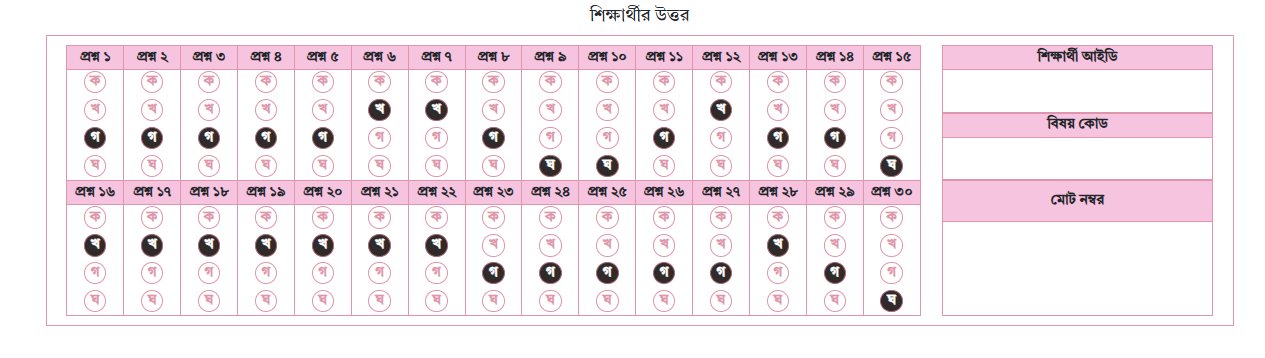
#> input picture omr5.png, 1265 x 358 px, found by its file name
$ python main-v-26.py
#> lines starting #> are read from the running program, lines starting #| are printed output that depends on the picture; after the words box and inside, x2 and y2 are one past the last pixel; in counts of white or black regions, pixels touching at a corner belong together
import cv2
import numpy as np
import os


def display_and_split_biggest_rectangle_part(image_path):
    """
    Loads an image, finds the biggest rectangular part, and splits it into
    the answer section and info section. It returns these as NumPy arrays
    along with the absolute bounding box of the info section (after initial cropping).
    """
    image = cv2.imread(image_path)

    if image is None:
        print(f"❌ Error: Could not load image from {image_path}")
        return None, None, None  # Return None for all parts on failure

    gray = cv2.cvtColor(image, cv2.COLOR_BGR2GRAY)
    _, thresh = cv2.threshold(gray, 200, 255, cv2.THRESH_BINARY_INV)

    contours, _ = cv2.findContours(thresh, cv2.RETR_EXTERNAL, cv2.CHAIN_APPROX_SIMPLE)

    biggest_rect = None
    max_area = 0

    for contour in contours:
        perimeter = cv2.arcLength(contour, True)
        approx = cv2.approxPolyDP(contour, 0.02 * perimeter, True)

        if len(approx) == 4 and cv2.contourArea(approx) > 1000:  # Filter by 4 vertices and minimum area
            x, y, w, h = cv2.boundingRect(approx)
            area = w * h
            if area > max_area:
                max_area = area
                biggest_rect = (x, y, w, h)

    info_section_abs_bbox = None  # Initialize to None

    if biggest_rect:
        x, y, w, h = biggest_rect
        rectangular_part = image[y:y + h, x:x + w]

        # Calculate coordinates for info section within the original image
        info_section_with_outer_abs_x = x + int(0.75 * w)
        info_section_with_outer_abs_y = y
        # The width of the info section is the remaining 25% of the biggest rect's width
        info_section_with_outer_abs_w = w - int(0.75 * w)
        info_section_with_outer_abs_h = h

        answer_section_with_outer = rectangular_part[:, 0:int(0.75 * w)]
        info_section_with_outer = rectangular_part[:, int(0.75 * w):]

        def crop_white_borders_with_offset(section_image, current_abs_x, current_abs_y):
            """
            Finds the main content within a section (removing white borders)
            and returns the cropped image along with its absolute bounding box.
            """
            if section_image is None or section_image.size == 0:
                return section_image, (current_abs_x, current_abs_y, 0, 0)  # Return empty and 0 bbox

            gray_section = cv2.cvtColor(section_image, cv2.COLOR_BGR2GRAY)
            _, thresh_section = cv2.threshold(gray_section, 200, 255, cv2.THRESH_BINARY_INV)
            contours_section, _ = cv2.findContours(thresh_section, cv2.RETR_EXTERNAL, cv2.CHAIN_APPROX_SIMPLE)

            if contours_section:
                # Find the largest contour within this section
                largest_contour_section = max(contours_section, key=cv2.contourArea)
                x_sec, y_sec, w_sec, h_sec = cv2.boundingRect(largest_contour_section)

                # Calculate absolute coordinates for the cropped section
                abs_x = current_abs_x + x_sec
                abs_y = current_abs_y + y_sec
                abs_w = w_sec
                abs_h = h_sec

                return section_image[y_sec:y_sec + h_sec, x_sec:x_sec + w_sec], (abs_x, abs_y, abs_w, abs_h)

            # If no contours found, return original section and its assumed absolute bbox
            return section_image, (current_abs_x, current_abs_y, section_image.shape[1], section_image.shape[0])

        # We don't need the bbox for the answer section for this task, so discard it
        answer_section_without_outer, _ = crop_white_borders_with_offset(answer_section_with_outer, 0, 0)

        # Get the info section cropped and its absolute bbox
        info_section_without_outer, info_section_abs_bbox = crop_white_borders_with_offset(
            info_section_with_outer, info_section_with_outer_abs_x, info_section_with_outer_abs_y
        )

        print("✅ Main sections extracted (in memory).")
        return answer_section_without_outer, info_section_without_outer, info_section_abs_bbox
    else:
        print("❌ No significant rectangle found. Try adjusting the threshold or contour area.")
        return None, None, None  # Return None for all parts on failure


def extract_info_sections(info_section_image, info_section_abs_bbox):
    """
    Extracts the 'শিক্ষার্থী আইডি', 'বিষয় কোড', and 'মোট নম্বর' sections
    from the info_section_image (NumPy array) and returns them as NumPy arrays
    along with their absolute bounding boxes in the original image.
    """
    if info_section_image is None or info_section_image.size == 0 or info_section_abs_bbox is None:
        print("❌ Error: Info section image or its bbox is empty or None.")
        return None, None, None, None, None, None  # Return None for all parts on failure

    img_height, img_width, _ = info_section_image.shape

    info_abs_x, info_abs_y, _, _ = info_section_abs_bbox  # Get absolute x,y of the info section

    # --- ADJUST THESE PERCENTAGES (relative to the info_section_image height) ---
    student_id_section_height_percentage = 0.25
    subject_code_section_height_percentage = 0.25

    student_id_start_y_rel = 0
    student_id_end_y_rel = int(img_height * student_id_section_height_percentage)

    subject_code_start_y_rel = student_id_end_y_rel
    subject_code_end_y_rel = subject_code_start_y_rel + int(img_height * subject_code_section_height_percentage)

    total_marks_start_y_rel = subject_code_end_y_rel
    total_marks_end_y_rel = img_height  # Ensure it goes to the end of the image

    student_id_part = None
    subject_code_part = None
    total_marks_part = None
    student_id_bbox = None
    subject_code_bbox = None
    total_marks_bbox = None

    if student_id_end_y_rel > student_id_start_y_rel:
        student_id_part = info_section_image[student_id_start_y_rel:student_id_end_y_rel, 0:img_width]
        # Calculate absolute bounding box for student ID part
        student_id_bbox = (info_abs_x, info_abs_y + student_id_start_y_rel, img_width,
                           student_id_end_y_rel - student_id_start_y_rel)
        print("✅ Student ID section extracted (in memory).")
    else:
        print("❌ Student ID section crop failed.")

    if subject_code_end_y_rel > subject_code_start_y_rel:
        subject_code_part = info_section_image[subject_code_start_y_rel:subject_code_end_y_rel, 0:img_width]
        # Calculate absolute bounding box for subject code part
        subject_code_bbox = (info_abs_x, info_abs_y + subject_code_start_y_rel, img_width,
                             subject_code_end_y_rel - subject_code_start_y_rel)
        print("✅ Subject Code section extracted (in memory).")
    else:
        print("❌ Subject Code section crop failed.")

    if total_marks_end_y_rel > total_marks_start_y_rel:
        total_marks_part = info_section_image[total_marks_start_y_rel:total_marks_end_y_rel, 0:img_width]
        # Calculate absolute bounding box for total marks part
        total_marks_bbox = (info_abs_x, info_abs_y + total_marks_start_y_rel, img_width,
                            total_marks_end_y_rel - total_marks_start_y_rel)
        print("✅ Total Marks section extracted (in memory).")
    else:
        print("❌ Total Marks section crop failed.")

    return student_id_part, subject_code_part, total_marks_part, student_id_bbox, subject_code_bbox, total_marks_bbox


def crop_top_percentage(image, percentage):
    """
    Crops the top 'percentage' of an image.
    """
    if image is None or image.size == 0:
        return image

    height, width, _ = image.shape
    crop_height = int(height * percentage)

    if crop_height >= height:
        print(
            f"⚠️ Warning: Crop height ({crop_height}) is greater than or equal to image height ({height}). Returning empty array.")
        return np.array([])  # Return empty if cropping would remove all content or more

    return image[crop_height:height, 0:width]


def split_answer_section_horizontally(answer_section_image, crop_percent_each_column=0.18):
    """
    Splits the answer_section_image (NumPy array) horizontally into two equal halves,
    and then each half into 15 columns. Then, crops the top 'crop_percent_each_column'
    from each of these 30 columns. Returns all these parts as a list of NumPy arrays.
    """
    if answer_section_image is None or answer_section_image.size == 0:
        print(f"❌ Error: Answer section image is empty or None.")
        return [], []  # Return empty lists on failure

    img_height, img_width, _ = answer_section_image.shape

    middle_y = img_height // 2

    top_half = answer_section_image[0:middle_y, 0:img_width]
    bottom_half = answer_section_image[middle_y:img_height, 0:img_width]

    print("✅ Answer section split into two halves (in memory).")

    num_columns = 15
    cropped_top_half_cols = []
    cropped_bottom_half_cols = []

    # Split top_half into 15 columns and then crop each
    top_half_cols = np.array_split(top_half, num_columns, axis=1)
    print(f"✅ Top half split into {len(top_half_cols)} columns.")
    for i, col_img in enumerate(top_half_cols):
        cropped_col = crop_top_percentage(col_img, crop_percent_each_column)
        if cropped_col.size > 0:
            cropped_top_half_cols.append(cropped_col)
        else:
            print(f"⚠️ Warning: Top Half Col {i + 1} became empty after {crop_percent_each_column * 100}% top crop.")

    # Split bottom_half into 15 columns and then crop each
    bottom_half_cols = np.array_split(bottom_half, num_columns, axis=1)
    print(f"✅ Bottom half split into {len(bottom_half_cols)} columns.")
    for i, col_img in enumerate(bottom_half_cols):
        cropped_col = crop_top_percentage(col_img, crop_percent_each_column)
        if cropped_col.size > 0:
            cropped_bottom_half_cols.append(cropped_col)
        else:
            print(f"⚠️ Warning: Bottom Half Col {i + 1} became empty after {crop_percent_each_column * 100}% top crop.")

    return cropped_top_half_cols, cropped_bottom_half_cols


def split_and_count_black_pixels_in_parts(column_image, num_parts=4, black_pixel_threshold=50):
    """
    Splits a single column image horizontally into 'num_parts' equal parts
    and counts the number of 'black' pixels in each part.
    'black_pixel_threshold' defines what intensity value is considered black (0-255).
    """
    if column_image is None or column_image.size == 0:
        print("❌ Error: Empty column image provided for splitting and counting.")
        return []

    gray_column = cv2.cvtColor(column_image, cv2.COLOR_BGR2GRAY)

    height, width = gray_column.shape
    part_height = height // num_parts
    black_pixel_counts = []

    for i in range(num_parts):
        start_y = i * part_height
        end_y = (i + 1) * part_height

        # Ensure the last part takes any remaining pixels due to integer division
        if i == num_parts - 1:
            end_y = height

        part = gray_column[start_y:end_y, 0:width]

        if part.size > 0:
            black_pixels = np.sum(part < black_pixel_threshold)
            black_pixel_counts.append(int(black_pixels))
        else:
            black_pixel_counts.append(0)

    return black_pixel_counts


def get_answer_from_counts(pixel_counts, sensitivity_threshold=20):
    """
    Determines the selected answer (1-4) based on black pixel counts.
    Assumes the highest count indicates the answer.
    'sensitivity_threshold' is the minimum pixel count to consider a bubble filled.
    """
    if not pixel_counts:
        return None

    max_pixels = 0
    selected_answer_index = -1

    for i, count in enumerate(pixel_counts):
        if count > max_pixels and count >= sensitivity_threshold:
            max_pixels = count
            selected_answer_index = i

    if selected_answer_index != -1:
        return selected_answer_index + 1  # Convert 0-indexed to 1-indexed answer
    else:
        return None  # Or 'Unmarked'


# === Main execution block ===
if __name__ == "__main__":
    original_omr_image_path = "omr5.png"  # Your original OMR image file

    print("--- Starting OMR Sheet Processing ---")

    # Load the original image once to draw on it later
    original_image_for_display = cv2.imread(original_omr_image_path)
#> original_image_for_display is the input picture: shape (358, 1265, 3); mean B, G, R 238.9, 234.2, 244.9
    if original_image_for_display is None:
        print(f"❌ Error: Could not load original image from {original_omr_image_path} for display. Exiting.")
        exit()

        # Step 1: Get the main answer and info sections (now also returns info_section_abs_bbox)
    answer_section_img, info_section_img, info_section_abs_bbox = display_and_split_biggest_rectangle_part(
        original_omr_image_path)
#> in display_and_split_biggest_rectangle_part, `_, thresh = cv2.threshold(gray, 200, 255, cv2.THRESH_BINARY_INV)`:
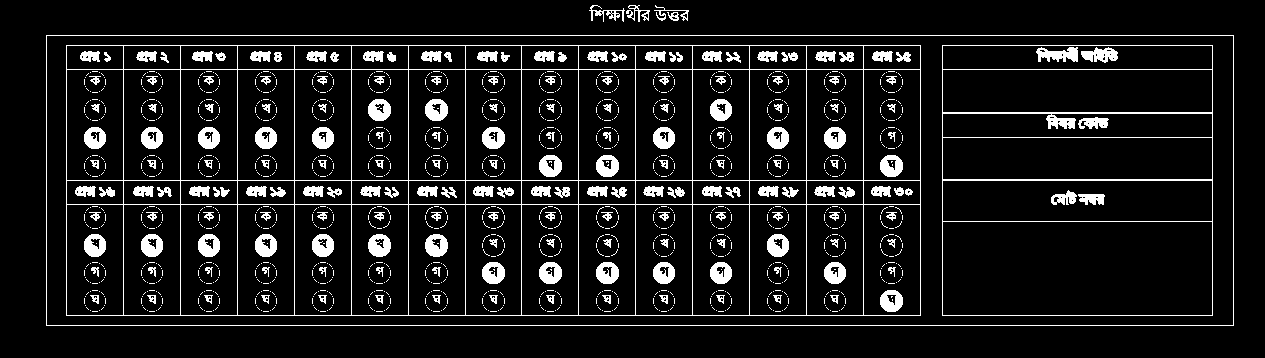
#> thresh: shape (358, 1265); 9.6% white; 1585 white regions (1389 under 20 px)
#> in display_and_split_biggest_rectangle_part, `contours, _ = cv2.findContours(thresh, cv2.RETR_EXTERNAL, cv2.CHAIN_AP..`: contours = 5 contours; box (x1, y1, x2, y2) and area: (46, 35, 1234, 326) 344230, (589, 5, 625, 22) 130, (626, 5, 650, 22) 106, (654, 5, 689, 21) 64, (667, 12, 679, 21) 56
#> the loop in display_and_split_biggest_rectangle_part, `for contour in contours:` made 5 passes
#> (perimeter, approx, x, y, w, h, area, max_area) on pass 1: (2954, [[46, 35], [46, 325], [1233, 325], [1233, 35]], 46, 35, 1188, 291, 345708, 345708)
#> after the loop in display_and_split_biggest_rectangle_part, `for contour in contours:`: max_area = 345708
#> in display_and_split_biggest_rectangle_part, `rectangular_part = image[y:y + h, x:x + w]`:
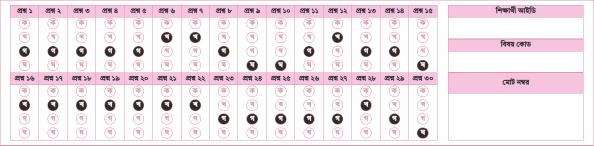
#> rectangular_part: shape (291, 1188, 3) (shown at 1/2 size); mean B, G, R 234.1, 228.1, 242.1
#> in display_and_split_biggest_rectangle_part, `info_section_with_outer_abs_x = x + int(0.75 * w)`: info_section_with_outer_abs_x = 937
#> in display_and_split_biggest_rectangle_part, `info_section_with_outer_abs_y = y`: info_section_with_outer_abs_y = 35
#> in display_and_split_biggest_rectangle_part, `info_section_with_outer_abs_w = w - int(0.75 * w)`: info_section_with_outer_abs_w = 297
#> in display_and_split_biggest_rectangle_part, `info_section_with_outer_abs_h = h`: info_section_with_outer_abs_h = 291
#> in crop_white_borders_with_offset, `_, thresh_section = cv2.threshold(gray_section, 200, 255, cv2.THRESH_B..`:
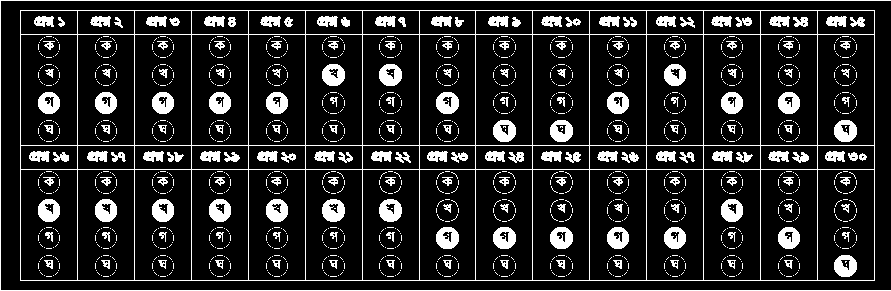
#> thresh_section: shape (291, 891); 14.4% white; 1575 white regions (1389 under 20 px)
#> in crop_white_borders_with_offset, `contours_section, _ = cv2.findContours(thresh_section, cv2.RETR_EXTERN..`: contours_section = 2 contours, 1 with area under 20; largest, box (x1, y1, x2, y2) and area: (20, 10, 875, 281) 230580
#> in crop_white_borders_with_offset, `largest_contour_section = max(contours_section, key=cv2.contourArea)`: largest_contour_section = [[20, 10], [20, 280], [874, 280], [874, 10]]
#> in crop_white_borders_with_offset, `x_sec, y_sec, w_sec, h_sec = cv2.boundingRect(largest_contour_section)`: x_sec = 20; y_sec = 10; w_sec = 855; h_sec = 271
#> in crop_white_borders_with_offset, `abs_x = current_abs_x + x_sec`: abs_x = 20
#> in crop_white_borders_with_offset, `abs_y = current_abs_y + y_sec`: abs_y = 10
#> in crop_white_borders_with_offset, `abs_w = w_sec`: abs_w = 855
#> in crop_white_borders_with_offset, `abs_h = h_sec`: abs_h = 271
#> call 2 of crop_white_borders_with_offset, with current_abs_x = 937, current_abs_y = 35
#> in crop_white_borders_with_offset (call 2), `_, thresh_section = cv2.threshold(gray_section, 200, 255, cv2.THRESH_B..`:
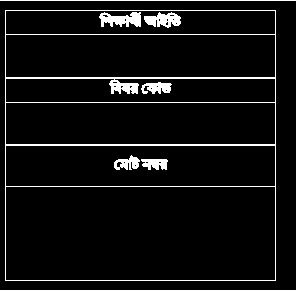
#> thresh_section: shape (291, 297); 6.5% white in thin lines or dots
#> in crop_white_borders_with_offset (call 2), `contours_section, _ = cv2.findContours(thresh_section, cv2.RETR_EXTERN..`: contours_section = 2 contours, 1 with area under 20; largest, box (x1, y1, x2, y2) and area: (5, 10, 276, 281) 72900
#> in crop_white_borders_with_offset (call 2), `largest_contour_section = max(contours_section, key=cv2.contourArea)`: largest_contour_section = [[5, 10], [5, 280], [275, 280], [275, 10]]
#> in crop_white_borders_with_offset (call 2), `x_sec, y_sec, w_sec, h_sec = cv2.boundingRect(largest_contour_section)`: x_sec = 5; w_sec = 271
#> in crop_white_borders_with_offset (call 2), `abs_x = current_abs_x + x_sec`: abs_x = 942
#> in crop_white_borders_with_offset (call 2), `abs_y = current_abs_y + y_sec`: abs_y = 45
#> in crop_white_borders_with_offset (call 2), `abs_w = w_sec`: abs_w = 271
#> in display_and_split_biggest_rectangle_part, `info_section_without_outer, info_section_abs_bbox = crop_white_borders..`:
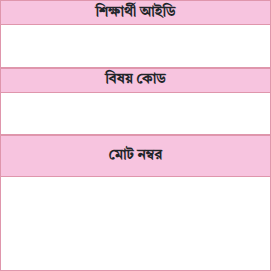
#> info_section_without_outer: shape (271, 271, 3); mean B, G, R 238.8, 229.8, 248
#> in display_and_split_biggest_rectangle_part, `info_section_without_outer, info_section_abs_bbox = crop_white_borders..`: info_section_abs_bbox = (942, 45, 271, 271)
#> info_section_abs_bbox = (942, 45, 271, 271)

    # Step 2: Process the info section if available
    student_id_bbox, subject_code_bbox, total_marks_bbox = None, None, None
    if info_section_img is not None and info_section_img.size > 0 and info_section_abs_bbox is not None:
        print("\n--- Extracting Info Sub-sections ---")
        student_id_img, subject_code_img, total_marks_img, student_id_bbox, subject_code_bbox, total_marks_bbox = \
            extract_info_sections(info_section_img, info_section_abs_bbox)
#> in extract_info_sections, `info_abs_x, info_abs_y, _, _ = info_section_abs_bbox`: info_abs_x = 942; info_abs_y = 45
#> in extract_info_sections, `student_id_bbox = (info_abs_x, info_abs_y + student_id_start_y_rel, im..`: student_id_bbox = (942, 45, 271, 67)
#> in extract_info_sections, `subject_code_part = info_section_image[subject_code_start_y_rel:subjec..`:
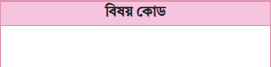
#> subject_code_part: shape (67, 271, 3); mean B, G, R 236.5, 226.6, 246.8
#> in extract_info_sections, `subject_code_bbox = (info_abs_x, info_abs_y + subject_code_start_y_rel..`: subject_code_bbox = (942, 112, 271, 67)
#> in extract_info_sections, `total_marks_part = info_section_image[total_marks_start_y_rel:total_ma..`:
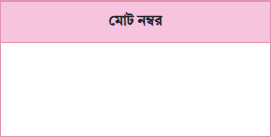
#> total_marks_part: shape (137, 271, 3); mean B, G, R 241.3, 232.9, 249.9
#> in extract_info_sections, `total_marks_bbox = (info_abs_x, info_abs_y + total_marks_start_y_rel, ..`: total_marks_bbox = (942, 179, 271, 137)
#> student_id_bbox = (942, 45, 271, 67); subject_code_bbox = (942, 112, 271, 67); total_marks_bbox = (942, 179, 271, 137)
#> (the rest of the program and of its run is left out)
